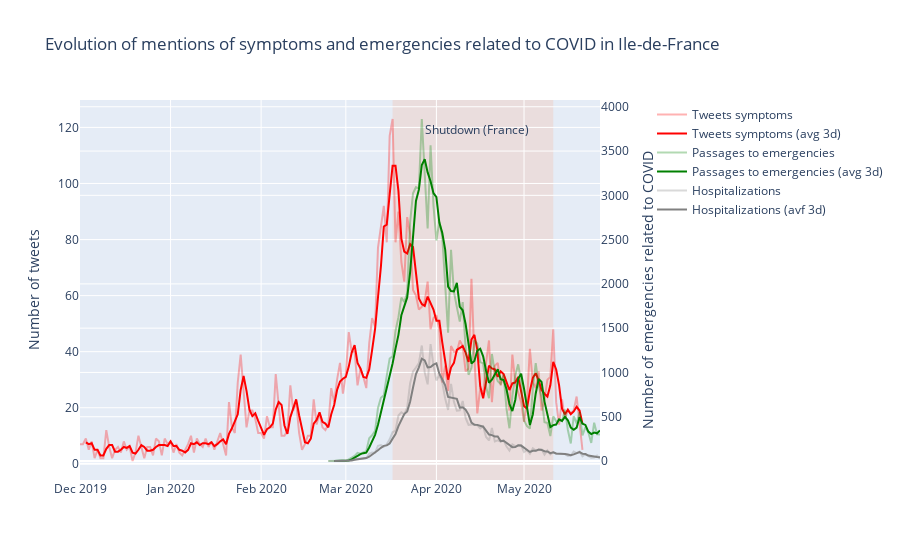

The code cell stored with this chart in its notebook:
### Markdown cell above
We used public data from [Santé Publique France](https://www.data.gouv.fr/fr/datasets/donnees-des-urgences-hospitalieres-et-de-sos-medecins-relatives-a-lepidemie-de-covid-19/) about emergencies and SOS Médecins data related to COVID. We use data about passages to emergencies for suspicion of COVID, and hospitalizations for suspicion of COVID. We present the raw (daily) data, as well as the data averaged on 3 days.

We notice that the curves of tweets mentioning symptoms and emergencies seem really similar, the first one preceding the emergencies curves by about 11 days.

### Code cell
def plot_symptoms_urgences_with_ma() :
    
    #['nbre_pass_corona','nbre_hospit_corona','nbre_acte_corona']
    #label_emergency = emergencies_dict.get(type_emergency)
    traces=[]
    traces.append(go.Scatter(x = tweets_symptoms['day'],
                            y = tweets_symptoms['has_symptom'].values,
                            mode = 'lines',
                            name = 'Tweets symptoms',
                            opacity=0.3,
                            line=dict(color='red'),
                            yaxis="y1"))
    traces.append(go.Scatter(x = tweets_symptoms['day'],
                            y = tweets_symptoms['has_symptom_mean_3'].values,
                            mode = 'lines',
                             line=dict(color='red'),
                            name = 'Tweets symptoms (avg 3d)',
                            yaxis="y1"))
    
    traces.append(go.Scatter(x = urgences.date_de_passage, 
                             y = urgences['nbre_pass_corona'],
                             mode = 'lines',
                             name = 'Passages to emergencies',
                             opacity=0.3,
                             line=dict(color='green'),
                             yaxis="y2"))
    traces.append(go.Scatter(x = urgences.date_de_passage, 
                             y = urgences['nbre_pass_corona' + '_mean_3'],
                             mode = 'lines',
                             name =  'Passages to emergencies (avg 3d)',
                             line=dict(color='green'),
                             yaxis="y2"))
    
    traces.append(go.Scatter(x = urgences.date_de_passage, 
                             y = urgences['nbre_hospit_corona'],
                             mode = 'lines',
                             name = 'Hospitalizations',
                             opacity=0.3,
                             line=dict(color='grey'),
                             yaxis="y2"))
    traces.append(go.Scatter(x = urgences.date_de_passage, 
                             y = urgences['nbre_hospit_corona' + '_mean_3'],
                             mode = 'lines',
                             name =  'Hospitalizations (avf 3d)',
                             line=dict(color='grey'),
                             yaxis="y2"))
    
    layout = go.Layout(title="Evolution of mentions of symptoms and emergencies related to COVID in Ile-de-France ",
                       legend={"x" : 1.1, "y" : 1},
                       yaxis=dict(title='Number of tweets'),
                       yaxis2=dict(title='Number of emergencies related to COVID',
                                   overlaying='y',
                                   side='right'))
    
    
    fig = go.Figure(traces, layout)
    
    
    fig.add_shape(dict(type="rect",
                       yref='paper',
                       x0='2020-03-17',
                       y0=0,
                       x1='2020-05-11',
                       y1=1,
                       fillcolor="LightSalmon",
                       opacity=0.2,
                       layer='below',
                       line_width=0))
    
    fig.update_layout(annotations=[dict(
        x='2020-04-15',
        y=0.95,
        yref="paper",
        text="Shutdown (France)", showarrow=False)])
    
    py.iplot(fig)
    
plot_symptoms_urgences_with_ma()
